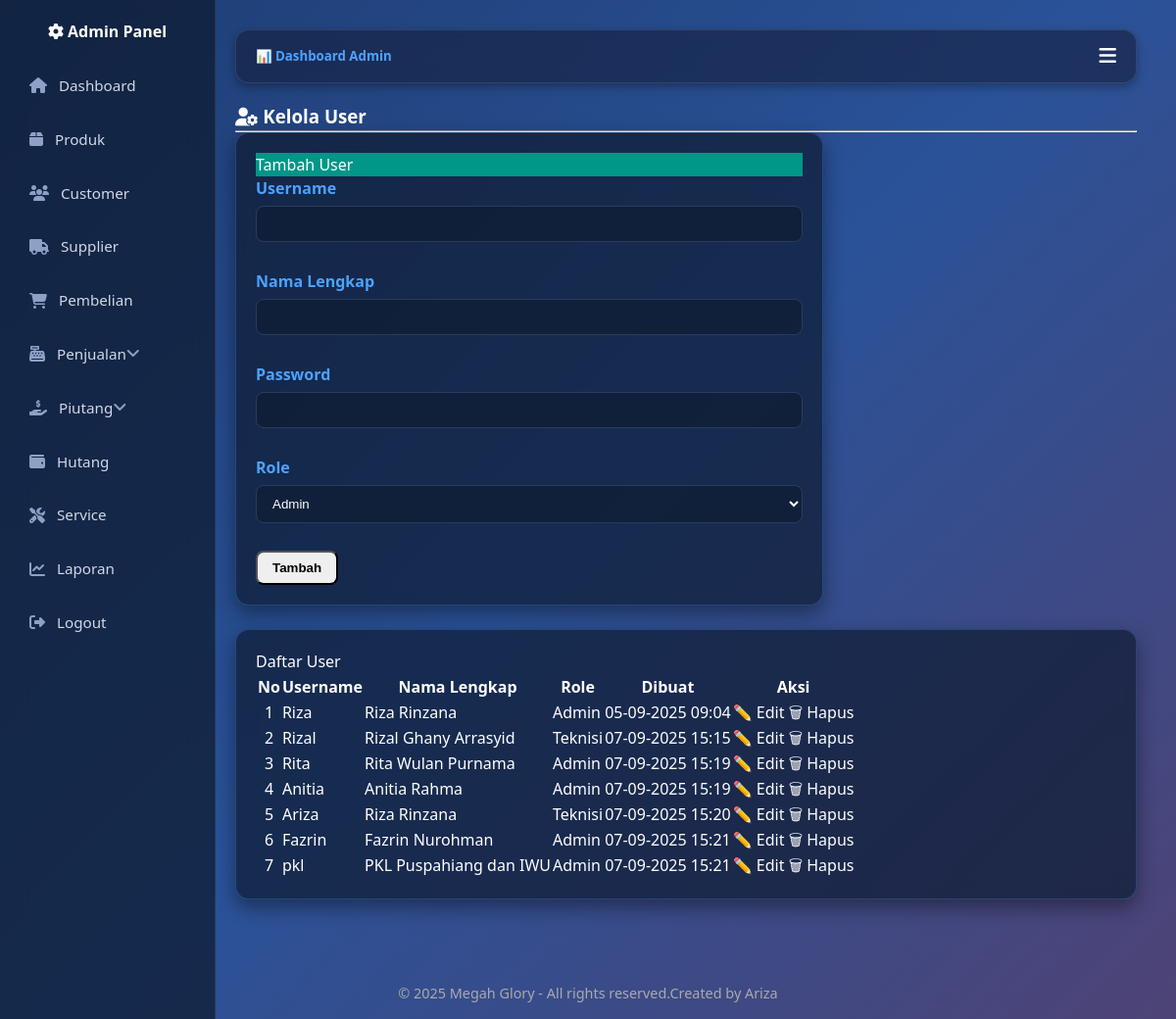
Page /Admin/users.php (signed in) on the committed database.
### tables this page shows
CREATE TABLE `users` (
  `id` int(11) NOT NULL,
  `username` varchar(50) NOT NULL,
  `password` varchar(255) NOT NULL,
  `nama_lengkap` varchar(100) DEFAULT NULL,
  `role` enum('admin','teknisi') NOT NULL,
  `created_at` timestamp NULL DEFAULT current_timestamp()
);

### Admin/users.php (the view, shortened to what this page needs)
<?php
include "../config.php";
include "header.php";
$users = $conn->query("SELECT * FROM users ORDER BY id ASC");
?>
<h3><i class="fa fa-user-cog"></i> Kelola User</h3>
<hr>
<div class="card mb-4" style="max-width:600px;">
  <div class="card-header bg-primary text-white">Tambah User</div>
  <div class="card-body">
    <form method="POST">
      <div class="mb-3">
        <label>Username</label>
        <input type="text" name="username" class="form-control" required>
      </div>
      <div class="mb-3">
        <label>Nama Lengkap</label>
        <input type="text" name="nama_lengkap" class="form-control" required>
      </div>
      <div class="mb-3">
        <label>Password</label>
        <input type="password" name="password" class="form-control" required>
      </div>
      <div class="mb-3">
        <label>Role</label>
        <select name="role" class="form-select" required>
          <option value="admin">Admin</option>
        </select>
      </div>
      <button type="submit" name="tambah" class="btn btn-primary-custom">Tambah</button>
    </form>
  </div>
</div>
<div class="card">
  <div class="card-header bg-secondary text-white">Daftar User</div>
  <div class="card-body">
    <table>
      <thead>
        <tr>
          <th>No</th>
          <th>Username</th>
          <th>Nama Lengkap</th>
          <th>Role</th>
          <th>Dibuat</th>
          <th>Aksi</th>
        </tr>
      </thead>
      <tbody>
        <?php $no=1; while($row = $users->fetch_assoc()): ?>
        <tr>
          <td class="text-center"><?= $no++; ?></td>
          <td><?= htmlspecialchars($row['username']); ?></td>
          <td><?= htmlspecialchars($row['nama_lengkap']); ?></td>
          <td><?= ucfirst($row['role']); ?></td>
          <td><?= date("d-m-Y H:i", strtotime($row['created_at'])); ?></td>
          <td>
            <a href="edit_user.php?id=<?= $row['id']; ?>" class="btn-edit">✏️ Edit</a>
            <a href="users.php?hapus=<?= $row['id']; ?>" class="btn-hapus" onclick="return confirm('Yakin hapus user ini?')">🗑 Hapus</a>
          </td>
        </tr>
        <?php endwhile; ?>
      </tbody>
    </table>
  </div>
</div>
<?php include "footer.php"; ?>

### header.php (shortened to what this page needs)
<?php
$current_page = basename($_SERVER['PHP_SELF'] ?? '');
$current_uri  = $_SERVER['REQUEST_URI'] ?? '';
?>
<!DOCTYPE html>
<html lang="id">
<head>
  <link rel="stylesheet" href="https://cdnjs.cloudflare.com/ajax/libs/font-awesome/6.5.0/css/all.min.css">
  <link rel="stylesheet" href="https://cdn.jsdelivr.net/npm/bootstrap-icons@1.11.3/font/bootstrap-icons.css">
  <link href="/assets/css/theme.css" rel="stylesheet">
</head>
<body>
  <div class="sidebar" id="sidebar">
    <h4><i class="fa fa-gear"></i> Admin Panel</h4>
    <a href="/Admin/index.php" class="<?= ($current_page === 'index.php') ? 'active' : '' ?>">
      <i class="fa fa-home"></i> Dashboard
    </a>
    <a href="/Admin/Produk/produk.php" class="<?= ($current_page === 'produk.php') ? 'active' : '' ?>">
      <i class="fa fa-box"></i> Produk
    </a>
    <a href="/Admin/Customer/customer.php" class="<?= ($current_page === 'customer.php') ? 'active' : '' ?>">
      <i class="fa fa-users"></i> Customer
    </a>
    <a href="/Admin/Supplier/supplier.php" class="<?= ($current_page === 'supplier.php') ? 'active' : '' ?>">
      <i class="fa fa-truck"></i> Supplier
    </a>
    <a href="/Admin/Pembelian/pembelian.php" class="<?= ($current_page === 'pembelian.php') ? 'active' : '' ?>">
      <i class="fa fa-cart-shopping"></i> Pembelian
    </a>
    <?php $penjualan_active = str_contains($current_uri, '/Penjualan/'); ?>
    <div class="dropdown-sidebar">
      <a href="javascript:void(0);" class="dropdown-toggle <?= $penjualan_active ? 'active' : '' ?>" onclick="toggleSubmenu(this)">
        <i class="fa fa-cash-register"></i> <span>Penjualan</span>
        <i class="fa fa-angle-down ms-auto"></i>
      </a>
    </div>
    <?php $piutang_active = str_contains($current_uri, '/Piutang/'); ?>
    <div class="dropdown-sidebar">
      <a href="javascript:void(0);" class="dropdown-toggle <?= $piutang_active ? 'active' : '' ?>" onclick="toggleSubmenu(this)">
        <i class="fa fa-hand-holding-dollar"></i> <span>Piutang</span>
        <i class="fa fa-angle-down ms-auto"></i>
      </a>
    </div>
    <a href="/Admin/Hutang/hutang.php" class="<?= ($current_page === 'hutang.php') ? 'active' : '' ?>">
      <i class="fa fa-wallet"></i> Hutang
    </a>
    <a href="/Admin/Service/service.php" class="<?= ($current_page === 'service.php') ? 'active' : '' ?>">
      <i class="fa fa-screwdriver-wrench"></i> Service
    </a>
    <a href="/Admin/Laporan/laporan.php" class="<?= ($current_page === 'laporan.php') ? 'active' : '' ?>">
      <i class="fa fa-chart-line"></i> Laporan
    </a>
    <a href="/logout.php">
      <i class="fa fa-sign-out-alt"></i> Logout
    </a>
  </div>
  <div class="wrapper">
    <div class="content">
      <div class="topbar">
        <h5>📊 Dashboard Admin</h5>
        <button class="toggle-btn" onclick="toggleSidebar()"><i class="fa fa-bars"></i></button>
      </div>

### footer.php (shortened to what this page needs)
    </div>
    <footer style="text-align:center; padding:15px; margin-top:20px; color:#aaa; font-size:0.9rem;">
      &copy; <?php echo date("Y"); ?> Megah Glory - All rights reserved.Created by Ariza
    </footer>
  </body>
</html>

### assets/css/base.css (style rules this page uses)
:root { --primary: #009688; --secondary: #6c757d; --success: #28a745; --danger: #dc3545; --warning: #ffc107; --info: #17a2b8; --light: #f8f9fa; --dark: #212529; --body-bg: #0a1930; --body-color: #ffffff; }
* { box-sizing: border-box; margin: 0; padding: 0; }
body { font-family: 'Segoe UI', sans-serif; background: linear-gradient(135deg, #1e3c72, #2a5298, #4e4376); color: var(--body-color); line-height: 1.5; }
a { text-decoration: none; color: inherit; }
.text-center { text-align: center !important; }
.mb-3 { margin-bottom: 1rem !important; }
.mb-4 { margin-bottom: 1.5rem !important; }
.bg-primary { background-color: var(--primary) !important; color: #fff !important; }

### assets/css/layout.css (style rules this page uses)
.sidebar { position: fixed; left: 0; top: 0; bottom: 0; width: 220px; background: rgba(15, 28, 51, 0.75); backdrop-filter: blur(12px); border-right: 1px solid rgba(255,255,255,0.08); padding: 20px 15px; overflow-y: auto; transition: transform 0.3s ease; }
.sidebar h4 { color: #fff; text-align: center; margin-bottom: 20px; font-weight: 700; }
.sidebar a { display: flex; align-items: center; padding: 12px 15px; margin-bottom: 8px; border-radius: 10px; color: #cfd9e7; font-size: 0.95rem; transition: all 0.3s ease; position: relative; }
.sidebar a i { margin-right: 12px; font-size: 16px; color: #8ea0c6; }
.content, .main-content { margin-left: 210px; padding: 30px; width: calc(100% - 220px); transition: all 0.3s ease; }
.topbar { display: flex; justify-content: space-between; align-items: center; padding: 15px 20px; border-radius: 14px; background: rgba(20, 30, 60, 0.6); backdrop-filter: blur(12px); border: 1px solid rgba(255,255,255,0.1); margin-bottom: 20px; box-shadow: 0 4px 10px rgba(0,0,0,0.3); }
.topbar h5 { margin: 0; font-weight: 700; color: #4da3ff; }
.topbar .toggle-btn { background: transparent; border: none; color: #fff; font-size: 20px; }

### assets/css/components.css (style rules this page uses)
.card { background: rgba(15, 28, 51, 0.7); backdrop-filter: blur(10px); border-radius: 14px; padding: 20px; box-shadow: 0 8px 20px rgba(0,0,0,0.4); border: 1px solid rgba(77,163,255,0.25); margin-bottom: 20px; position: relative; transition: all 0.3s ease; }
.btn { display: inline-block; padding: 8px 15px; border-radius: 8px; font-weight: 600; cursor: pointer; transition: 0.3s; text-align: center; }
input, select, textarea { width: 100%; padding: 10px 12px; border-radius: 8px; border: 1px solid #2a3b5f; background: rgba(15, 28, 51, 0.7); color: #fff; margin-bottom: 12px; transition: 0.3s; }
label { display: block; margin-bottom: 6px; font-weight: 600; color: #4da3ff; }
::placeholder { color: #aaa; }
input.form-control, select.form-control, textarea.form-control { width: 100%; }

### assets/css/custom.css (style rules this page uses)
html, body { height: 100%; margin: 0; display: flex; flex-direction: column; }

### rows in the picture
users: username "Riza", nama_lengkap "Riza Rinzana", role "Admin", created_at "05-09-2025 09:04"
users: username "Rizal", nama_lengkap "Rizal Ghany Arrasyid", role "Teknisi", created_at "07-09-2025 15:15"
users: username "Rita", nama_lengkap "Rita Wulan Purnama", role "Admin", created_at "07-09-2025 15:19"
users: username "Anitia", nama_lengkap "Anitia Rahma", role "Admin", created_at "07-09-2025 15:19"
users: username "Ariza", nama_lengkap "Riza Rinzana", role "Teknisi", created_at "07-09-2025 15:20"
users: username "Fazrin", nama_lengkap "Fazrin Nurohman", role "Admin", created_at "07-09-2025 15:21"
users: username "pkl", nama_lengkap "PKL Puspahiang dan IWU", role "Admin", created_at "07-09-2025 15:21"
